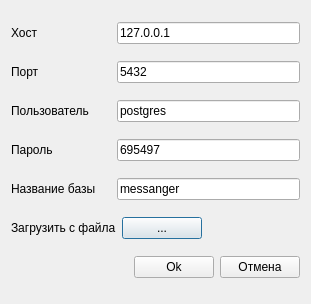
<?xml version="1.0" encoding="UTF-8"?>
<ui version="4.0">
 <class>DialogConnetion</class>
 <widget class="QDialog" name="DialogConnetion">
  <property name="geometry">
   <rect>
    <x>0</x>
    <y>0</y>
    <width>311</width>
    <height>304</height>
   </rect>
  </property>
  <property name="windowTitle">
   <string>Dialog</string>
  </property>
  <layout class="QVBoxLayout" name="verticalLayout">
   <item>
    <layout class="QHBoxLayout" name="horizontalLayout_3">
     <item>
      <widget class="QLabel" name="label_2">
       <property name="minimumSize">
        <size>
         <width>100</width>
         <height>0</height>
        </size>
       </property>
       <property name="text">
        <string>Хост</string>
       </property>
      </widget>
     </item>
     <item>
      <widget class="QLineEdit" name="lineEditHost">
       <property name="text">
        <string>127.0.0.1</string>
       </property>
      </widget>
     </item>
    </layout>
   </item>
   <item>
    <layout class="QHBoxLayout" name="horizontalLayout_4">
     <item>
      <widget class="QLabel" name="label_3">
       <property name="minimumSize">
        <size>
         <width>100</width>
         <height>0</height>
        </size>
       </property>
       <property name="text">
        <string>Порт</string>
       </property>
      </widget>
     </item>
     <item>
      <widget class="QLineEdit" name="lineEditPort">
       <property name="text">
        <string>5432</string>
       </property>
      </widget>
     </item>
    </layout>
   </item>
   <item>
    <layout class="QHBoxLayout" name="horizontalLayout_5">
     <item>
      <widget class="QLabel" name="label_4">
       <property name="minimumSize">
        <size>
         <width>100</width>
         <height>0</height>
        </size>
       </property>
       <property name="text">
        <string>Пользователь</string>
       </property>
      </widget>
     </item>
     <item>
      <widget class="QLineEdit" name="lineEditUser">
       <property name="text">
        <string>postgres</string>
       </property>
      </widget>
     </item>
    </layout>
   </item>
   <item>
    <layout class="QHBoxLayout" name="horizontalLayout_6">
     <item>
      <widget class="QLabel" name="label_5">
       <property name="minimumSize">
        <size>
         <width>100</width>
         <height>0</height>
        </size>
       </property>
       <property name="text">
        <string>Пароль</string>
       </property>
      </widget>
     </item>
     <item>
      <widget class="QLineEdit" name="lineEditPassword">
       <property name="text">
        <string>695497</string>
       </property>
      </widget>
     </item>
    </layout>
   </item>
   <item>
    <layout class="QHBoxLayout" name="horizontalLayout_7">
     <item>
      <widget class="QLabel" name="label_6">
       <property name="minimumSize">
        <size>
         <width>100</width>
         <height>0</height>
        </size>
       </property>
       <property name="text">
        <string>Название базы</string>
       </property>
      </widget>
     </item>
     <item>
      <widget class="QLineEdit" name="lineEditDB">
       <property name="text">
        <string>messanger</string>
       </property>
      </widget>
     </item>
    </layout>
   </item>
   <item>
    <layout class="QHBoxLayout" name="horizontalLayout_2">
     <item>
      <widget class="QLabel" name="label">
       <property name="text">
        <string>Загрузить с файла</string>
       </property>
      </widget>
     </item>
     <item>
      <widget class="QPushButton" name="pushButton_3">
       <property name="text">
        <string>...</string>
       </property>
      </widget>
     </item>
     <item>
      <spacer name="horizontalSpacer_2">
       <property name="orientation">
        <enum>Qt::Horizontal</enum>
       </property>
       <property name="sizeHint" stdset="0">
        <size>
         <width>40</width>
         <height>20</height>
        </size>
       </property>
      </spacer>
     </item>
    </layout>
   </item>
   <item>
    <layout class="QHBoxLayout" name="horizontalLayout">
     <item>
      <spacer name="horizontalSpacer">
       <property name="orientation">
        <enum>Qt::Horizontal</enum>
       </property>
       <property name="sizeHint" stdset="0">
        <size>
         <width>40</width>
         <height>20</height>
        </size>
       </property>
      </spacer>
     </item>
     <item>
      <widget class="QPushButton" name="pushButton">
       <property name="text">
        <string>Ok</string>
       </property>
      </widget>
     </item>
     <item>
      <widget class="QPushButton" name="pushButton_2">
       <property name="text">
        <string>Отмена</string>
       </property>
      </widget>
     </item>
    </layout>
   </item>
  </layout>
 </widget>
 <resources/>
 <connections/>
</ui>
